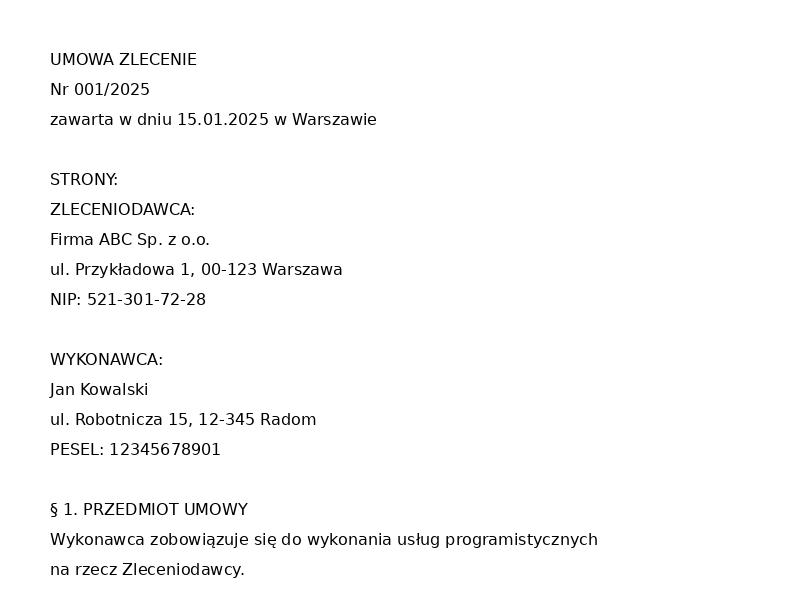
#> input picture docid/samples/contracts/umowa_full.jpg, 800 x 600 px
$ python -i document_id_universal.py   (imports and definitions only)
#> lines starting #> are read from the running program, lines starting #| are printed output that depends on the picture
"""
Universal Document ID Generator for any document type including images, graphics, vectors
"""

import hashlib
import json
from pathlib import Path
from typing import Dict, Any, Optional, Union
from dataclasses import dataclass
from enum import Enum
import os
import time

try:
    import fitz  # PyMuPDF
    PYMUPDF_AVAILABLE = True
except ImportError:
    PYMUPDF_AVAILABLE = False

try:
    from PIL import Image, ImageChops, ImageStat
    PIL_AVAILABLE = True
except ImportError:
    PIL_AVAILABLE = False

try:
    import numpy as np
    NUMPY_AVAILABLE = True
except ImportError:
    NUMPY_AVAILABLE = False

class DocumentType(Enum):
    """Universal document types"""
    PDF = "PDF"
    IMAGE = "IMG"
    VECTOR = "VEC"
    MIXED = "MIX"
    UNKNOWN = "UNK"

@dataclass
class UniversalDocumentFeatures:
    """Universal features extracted from any document"""
    file_type: str
    file_size: int
    content_hash: str
    visual_hash: Optional[str] = None
    text_hash: Optional[str] = None
    metadata_hash: Optional[str] = None
    structure_hash: Optional[str] = None
    color_profile_hash: Optional[str] = None
    dimensions: Optional[tuple] = None
    page_count: Optional[int] = None
    creation_time: Optional[float] = None
    modification_time: Optional[float] = None

class UniversalDocumentIDGenerator:
    """Universal document ID generator for any document format"""

    def __init__(self, prefix: str = "UNIV"):
        self.prefix = prefix

    # [76 lines left out: function extract_pdf_features, not called in this run]

    def extract_image_features(self, file_path: Union[str, Path]) -> UniversalDocumentFeatures:
        """Extract features from image files"""
        if not PIL_AVAILABLE:
            raise ImportError("PIL (Pillow) is required for image processing")

        with Image.open(file_path) as img:
#> img is the input picture: PIL image 800x600 RGB; min 0, max 255, mean 249.7
            stat = Path(file_path).stat()
            file_size = stat.st_size
            creation_time = stat.st_ctime
            modification_time = stat.st_mtime

            # Convert to RGB for consistent processing
            if img.mode != 'RGB':
                img = img.convert('RGB')

            # Basic features
            dimensions = img.size
#> dimensions = (800, 600)
            mode = img.mode
#> mode = 'RGB'

            # Visual hash
            # Resize to standard size for consistent hashing
            img_resized = img.resize((64, 64), Image.Resampling.LANCZOS)
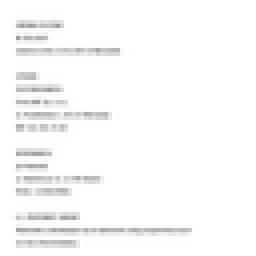
#> img_resized: PIL image 64x64 RGB (shown 4 times larger); min 157, max 255, mean 249.3
            visual_hash = hashlib.sha256(img_resized.tobytes()).hexdigest()[:16]
#> visual_hash = '7d78c1f8644529b1'

            # Color histogram hash
            histogram = img.histogram()
#> histogram = 768 values, max 445282 at index 255, min 21 at index 101, mean 1875
            color_hash = hashlib.sha256(str(histogram).encode()).hexdigest()[:16]
#> color_hash = '2a4c9e512fd56d36'

            # Content hash based on multiple features
            content_features = [
                f"size:{dimensions[0]}x{dimensions[1]}",
                f"mode:{mode}",
                f"visual_hash:{visual_hash}",
                f"color_hash:{color_hash}",
                f"file_size:{file_size}"
            ]
#> content_features = ['size:800x600', 'mode:RGB', 'visual_hash:7d78c1f8644529b1', 'color_hash:2a4c9e512fd56d36', 'file_size:35542']
            content_hash = hashlib.sha256('\n'.join(content_features).encode()).hexdigest()[:16]

            return UniversalDocumentFeatures(
                file_type="IMAGE",
                file_size=file_size,
                content_hash=content_hash,
                visual_hash=visual_hash,
                color_profile_hash=color_hash,
                dimensions=dimensions,
                creation_time=creation_time,
                modification_time=modification_time
            )

    # [24 lines left out: function extract_generic_features, not called in this run]

    def get_document_features(self, file_path: Union[str, Path]) -> UniversalDocumentFeatures:
        """Extract features based on file type"""
        file_path = Path(file_path)

        if not file_path.exists():
            raise FileNotFoundError(f"File not found: {file_path}")

        file_ext = file_path.suffix.lower()

        if file_ext == '.pdf':
            return self.extract_pdf_features(file_path)
        elif file_ext in ['.jpg', '.jpeg', '.png', '.gif', '.bmp', '.tiff', '.webp']:
            return self.extract_image_features(file_path)
        else:
            return self.extract_generic_features(file_path)

    def generate_universal_id(self, file_path: Union[str, Path]) -> str:
        """Generate universal document ID"""
        features = self.get_document_features(file_path)

        # Create canonical data string
        canonical_data = [
            features.file_type,
            str(features.file_size),
            features.content_hash,
            features.visual_hash or "",
            features.text_hash or "",
            features.metadata_hash or "",
            features.structure_hash or "",
            features.color_profile_hash or "",
            str(features.dimensions) if features.dimensions else "",
            str(features.page_count) if features.page_count else "",
            str(int(features.creation_time)) if features.creation_time else "",
            str(int(features.modification_time)) if features.modification_time else ""
        ]
#> canonical_data = ['IMAGE', '35542', '07c472c334ccf2b7', '7d78c1f8644529b1', '', '', '', '2a4c9e512fd56d36', '(800, 600)', '', '1795178562', '1795178562']

        canonical_string = "|".join(canonical_data)

        # Generate hash
        hash_value = hashlib.sha256(canonical_string.encode()).hexdigest()[:16].upper()
#> hash_value = 'BB30EEF3E2D4DC9A'

        # Determine document type code
        type_codes = {
            'PDF': 'PDF',
            'IMAGE': 'IMG',
            'JPG': 'IMG',
            'JPEG': 'IMG',
            'PNG': 'IMG',
            'GIF': 'IMG',
            'BMP': 'IMG',
            'TIFF': 'IMG',
            'WEBP': 'IMG',
        }

        type_code = type_codes.get(features.file_type, features.file_type[:3].upper())
#> type_code = 'IMG'

        return f"{self.prefix}-{type_code}-{hash_value}"

    # [65 lines left out: functions verify_universal_id, parse_universal_id, compare_documents, generate_universal_document_id, verify_universal_document_id, compare_universal_documents, not called in this run]

>>> result = UniversalDocumentIDGenerator().generate_universal_id('../samples/contracts/umowa_full.jpg')
#> result = 'UNIV-IMG-BB30EEF3E2D4DC9A'
